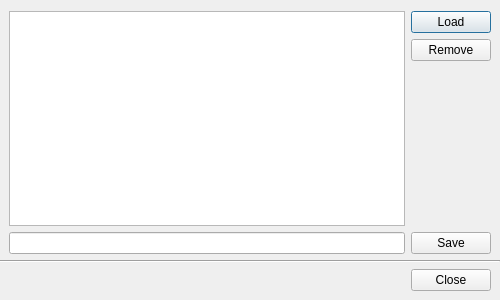
<?xml version="1.0" encoding="UTF-8"?>
<ui version="4.0">
 <class>ConfigManagerDialog</class>
 <widget class="QDialog" name="ConfigManagerDialog">
  <property name="geometry">
   <rect>
    <x>0</x>
    <y>0</y>
    <width>500</width>
    <height>300</height>
   </rect>
  </property>
  <property name="windowTitle">
   <string>Config Manager</string>
  </property>
  <layout class="QVBoxLayout" name="verticalLayout_2">
   <property name="leftMargin">
    <number>0</number>
   </property>
   <property name="rightMargin">
    <number>0</number>
   </property>
   <property name="bottomMargin">
    <number>0</number>
   </property>
   <item>
    <layout class="QGridLayout" name="gridLayout">
     <property name="leftMargin">
      <number>9</number>
     </property>
     <property name="rightMargin">
      <number>9</number>
     </property>
     <item row="0" column="0">
      <widget class="QListWidget" name="listNames"/>
     </item>
     <item row="0" column="1">
      <layout class="QVBoxLayout" name="verticalLayout">
       <item>
        <widget class="QPushButton" name="btnLoad">
         <property name="accessibleName">
          <string>CONFIG_LOAD</string>
         </property>
         <property name="text">
          <string>Load</string>
         </property>
        </widget>
       </item>
       <item>
        <widget class="QPushButton" name="btnRemove">
         <property name="accessibleName">
          <string>CONFIG_REMOVE</string>
         </property>
         <property name="text">
          <string>Remove</string>
         </property>
        </widget>
       </item>
       <item>
        <spacer name="verticalSpacer">
         <property name="orientation">
          <enum>Qt::Vertical</enum>
         </property>
         <property name="sizeHint" stdset="0">
          <size>
           <width>20</width>
           <height>40</height>
          </size>
         </property>
        </spacer>
       </item>
      </layout>
     </item>
     <item row="1" column="0">
      <widget class="QLineEdit" name="editName"/>
     </item>
     <item row="1" column="1">
      <widget class="QPushButton" name="btnSave">
       <property name="accessibleName">
        <string>CONFIG_SAVE</string>
       </property>
       <property name="text">
        <string>Save</string>
       </property>
      </widget>
     </item>
    </layout>
   </item>
   <item>
    <widget class="Line" name="line">
     <property name="orientation">
      <enum>Qt::Horizontal</enum>
     </property>
    </widget>
   </item>
   <item>
    <widget class="QWidget" name="widget" native="true">
     <layout class="QHBoxLayout" name="horizontalLayout">
      <property name="topMargin">
       <number>0</number>
      </property>
      <property name="rightMargin">
       <number>9</number>
      </property>
      <item>
       <spacer name="horizontalSpacer">
        <property name="orientation">
         <enum>Qt::Horizontal</enum>
        </property>
        <property name="sizeHint" stdset="0">
         <size>
          <width>276</width>
          <height>20</height>
         </size>
        </property>
       </spacer>
      </item>
      <item>
       <widget class="QPushButton" name="btnClose">
        <property name="accessibleName">
         <string>CONFIG_CLOSE</string>
        </property>
        <property name="text">
         <string>Close</string>
        </property>
       </widget>
      </item>
     </layout>
    </widget>
   </item>
  </layout>
 </widget>
 <resources/>
 <connections/>
</ui>
